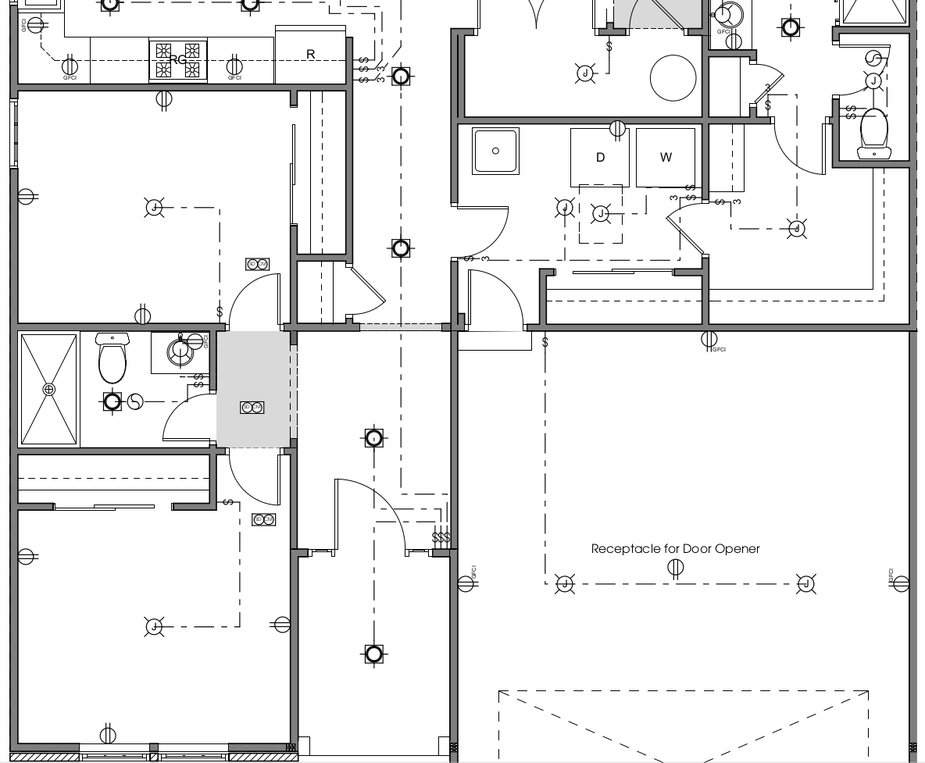
#> input picture construction-material-quantity-takeoff-Part2/cropped_image.png, 925 x 763 px, shrunk from 1184 x 977 before the run
$ python template_matching.py
#> lines starting #> are read from the running program, lines starting #| are printed output that depends on the picture; after the words box and inside, x2 and y2 are one past the last pixel; in counts of white or black regions, pixels touching at a corner belong together
import cv2 as cv
import numpy as np
from matplotlib import pyplot as plt


threshold = 0.45

for template_path in ["symbol1.png", "symbol2.png"]:
    img_rgb = cv.imread('cropped_image.png')
#> img_rgb is the input picture: shape (763, 925, 3); min 0, max 255, mean 236.5
    img_gray = cv.cvtColor(img_rgb, cv.COLOR_BGR2GRAY)
    template = cv.imread(template_path, cv.IMREAD_GRAYSCALE)
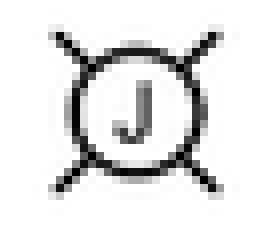
#> input picture construction-material-quantity-takeoff-Part2/symbol1.png, 33 x 30 px, shrunk from 42 x 39 before the run (shown 8 times larger)
#> template is the input picture: shape (30, 33); min 0, max 255, mean 227.2
    w, h = template.shape[::-1]
#> w = 33; h = 30
    res = cv.matchTemplate(img_gray,template,cv.TM_CCOEFF_NORMED)
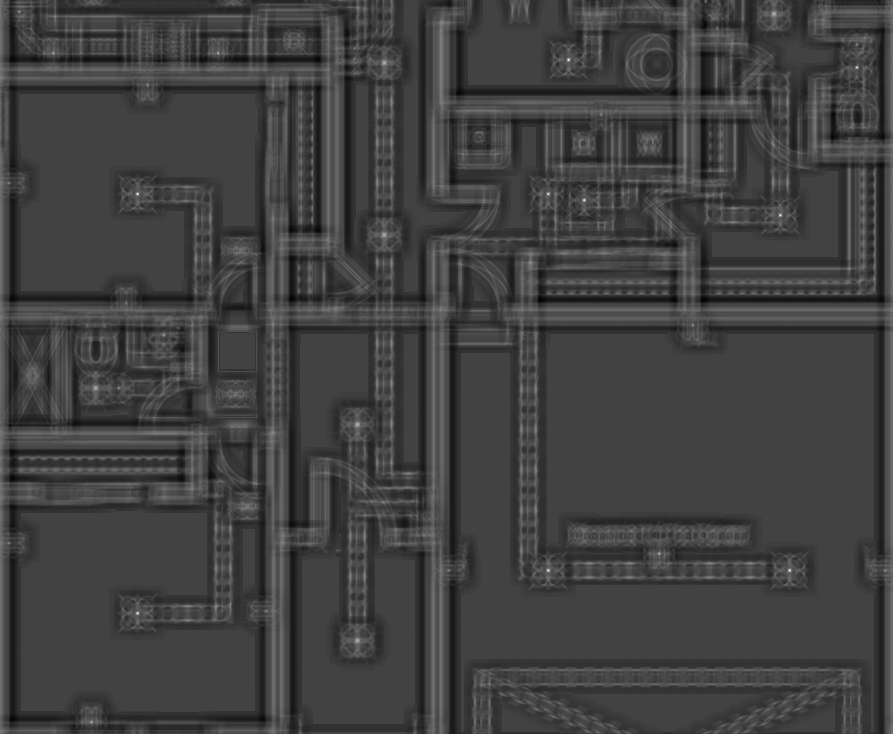
#> res: shape (734, 893) float32; min -0.32, max 0.904, mean -0.00702; drawn with min black and max white

    loc = np.where( res >= threshold)
#> loc = 76 positions, rows 13 to 722, columns 53 to 857
    for pt in zip(*loc[::-1]):
        cv.rectangle(img_rgb, pt, (pt[0] + w, pt[1] + h), (0,0,255), 2)
#> this loop made 76 passes
#> pt on passes 1 to 12: (773, 13), (774, 13), (773, 14), (774, 14), (53, 53), (217, 53), (218, 53), (567, 59), (568, 59), (569, 59), (568, 60), (569, 60)
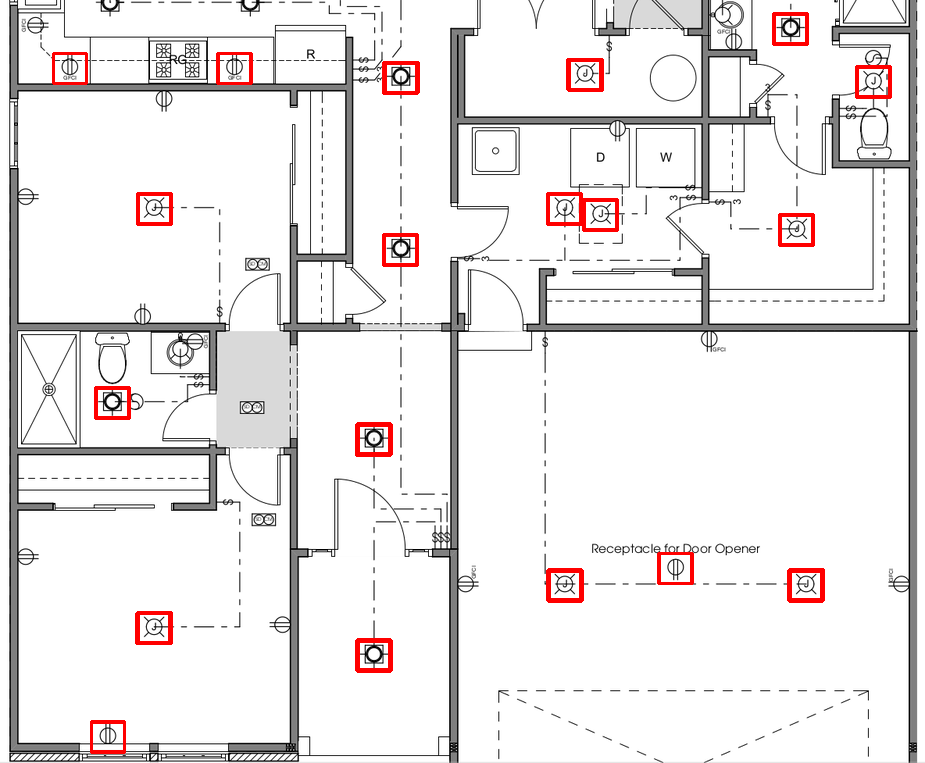
#> img_rgb: shape (763, 925, 3); 1.39% of pixels changed, all inside (x1, y1, x2, y2) = (52, 12, 892, 754)
#> (the run stopped early here; a loop or call above may not have finished)
